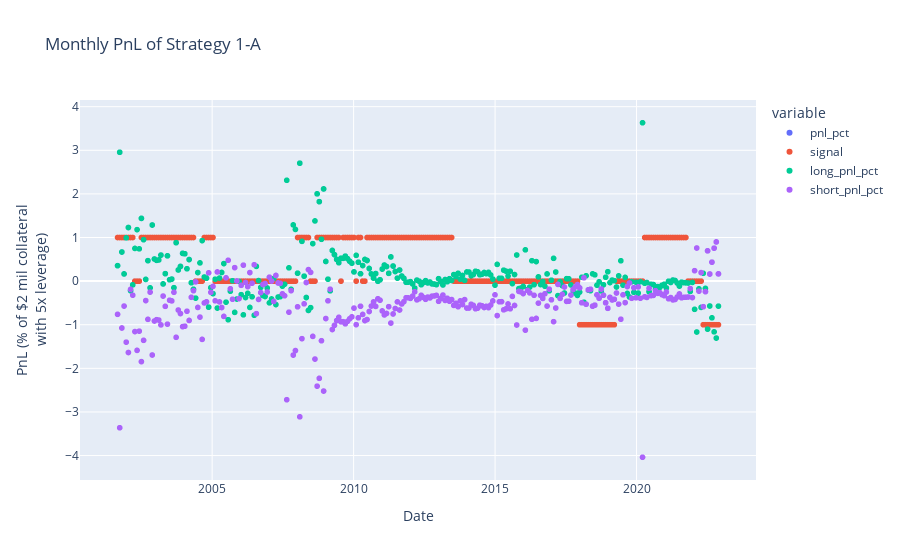

The notebook cell saved with this chart:
### Markdown cell above
# Plot PnL Series

### Code cell
def plot_pnl(**kw):
    fig = px.scatter(
        df[[
            'pnl_pct', 'signal',
            'long_pnl_pct', 'short_pnl_pct'
        ]].rename({
        }),
        labels = {
            'date': 'Date',
            'value': 'PnL (% of $2 mil collateral<br>with 5x leverage)',
        },
        title=f'Monthly PnL of Strategy 1-A',
        **kw
    )
    return fig

plot_pnl()

### Figure 1 — Plotly figure (JSON) as saved in the notebook; plotly's stock layout.template omitted (floating-point values rounded to 4 significant figures; data arrays with more than 128 entries replaced by an {"elided": "..."} marker saying what was removed)
{"data": [{"hovertemplate": "variable=pnl_pct<br>Date=%{x}<br>PnL (% of $2 mil collateral<br>with 5x leverage)=%{y}<extra></extra>", "legendgroup": "pnl_pct", "marker": {"color": "#636efa", "symbol": "circle"}, "mode": "markers", "name": "pnl_pct", "showlegend": true, "type": "scattergl", "x": {"elided": "278 str values"}, "xaxis": "x", "y": {"elided": "278 float values"}, "yaxis": "y"}, {"hovertemplate": "variable=signal<br>Date=%{x}<br>PnL (% of $2 mil collateral<br>with 5x leverage)=%{y}<extra></extra>", "legendgroup": "signal", "marker": {"color": "#EF553B", "symbol": "circle"}, "mode": "markers", "name": "signal", "showlegend": true, "type": "scattergl", "x": {"elided": "278 str values"}, "xaxis": "x", "y": {"elided": "278 int values"}, "yaxis": "y"}, {"hovertemplate": "variable=long_pnl_pct<br>Date=%{x}<br>PnL (% of $2 mil collateral<br>with 5x leverage)=%{y}<extra></extra>", "legendgroup": "long_pnl_pct", "marker": {"color": "#00cc96", "symbol": "circle"}, "mode": "markers", "name": "long_pnl_pct", "showlegend": true, "type": "scattergl", "x": {"elided": "278 str values"}, "xaxis": "x", "y": {"elided": "278 float values"}, "yaxis": "y"}, {"hovertemplate": "variable=short_pnl_pct<br>Date=%{x}<br>PnL (% of $2 mil collateral<br>with 5x leverage)=%{y}<extra></extra>", "legendgroup": "short_pnl_pct", "marker": {"color": "#ab63fa", "symbol": "circle"}, "mode": "markers", "name": "short_pnl_pct", "showlegend": true, "type": "scattergl", "x": {"elided": "278 str values"}, "xaxis": "x", "y": {"elided": "278 float values"}, "yaxis": "y"}], "layout": {"autosize": true, "legend": {"title": {"text": "variable"}, "tracegroupgap": 0}, "title": {"text": "Monthly PnL of Strategy 1-A"}, "xaxis": {"anchor": "y", "autorange": true, "domain": [0, 1], "range": ["2000-05-03 06:31:17.9596", "2024-03-19 17:28:42.0404"], "title": {"text": "Date"}, "type": "date"}, "yaxis": {"anchor": "x", "autorange": true, "domain": [0, 1], "range": [-4.672, 4.264], "title": {"text": "PnL (% of $2 mil collateral<br>with 5x leverage)"}, "type": "linear"}}}
